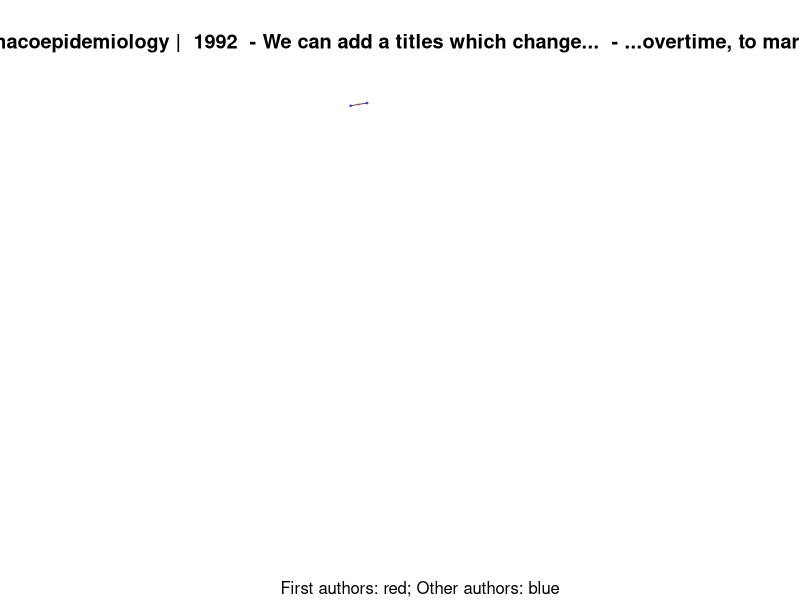
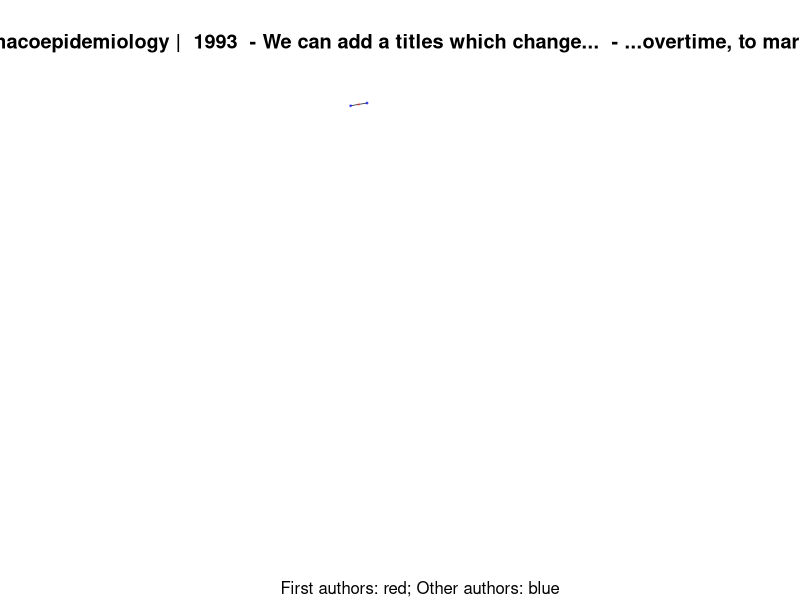
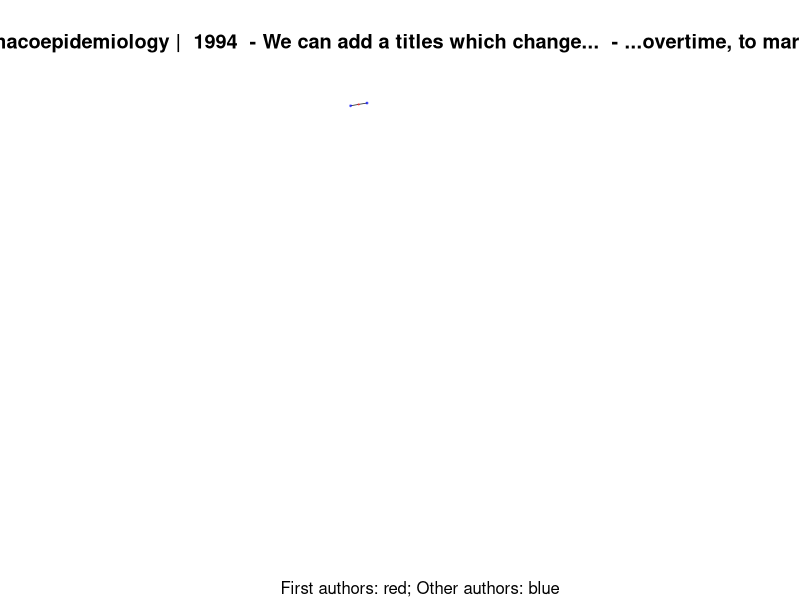
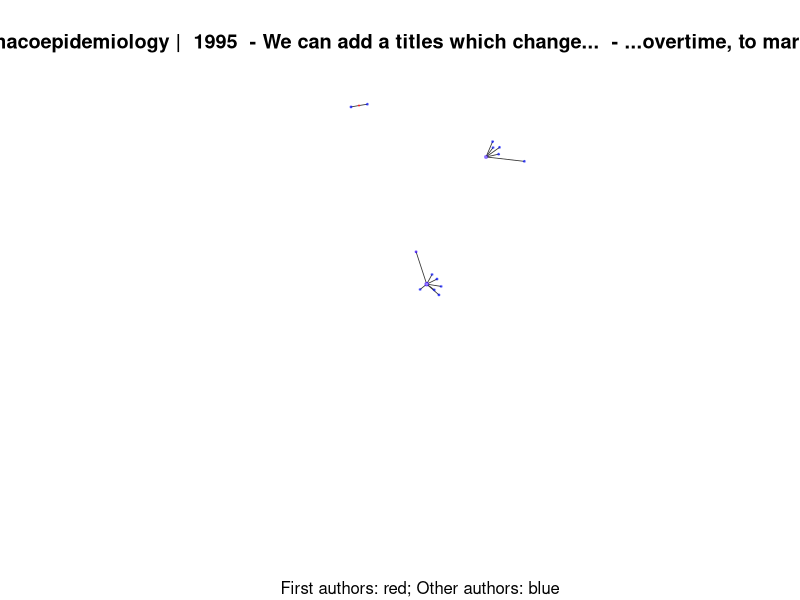
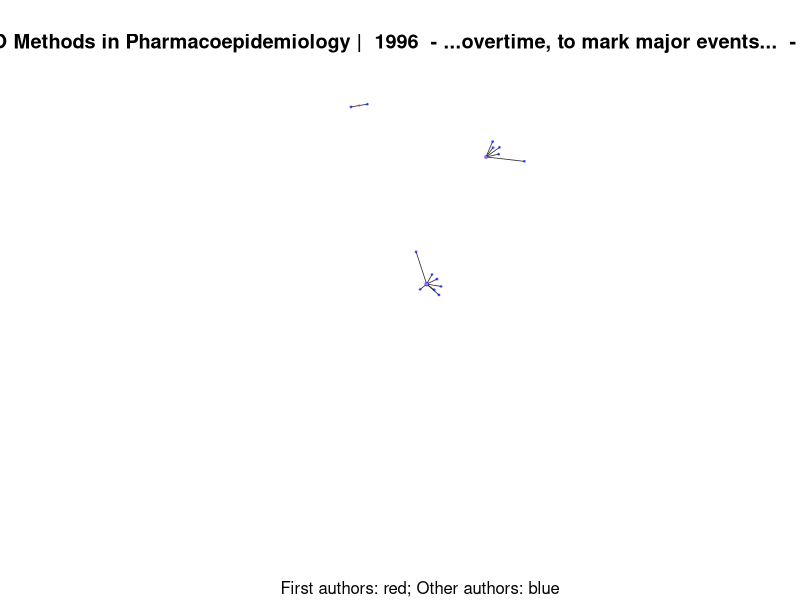
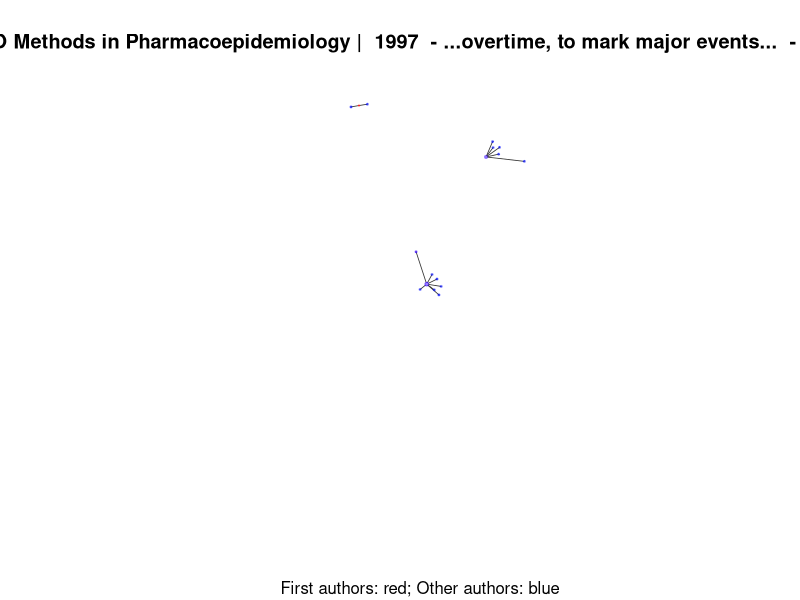
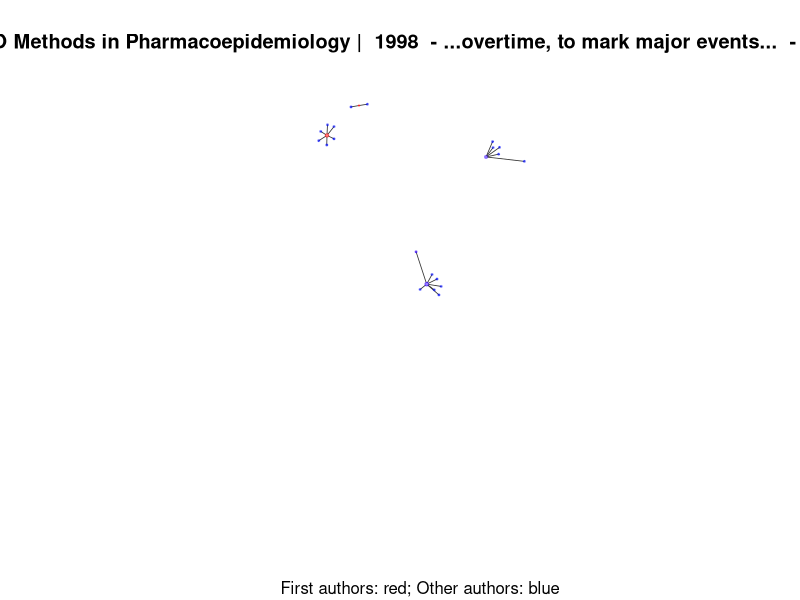
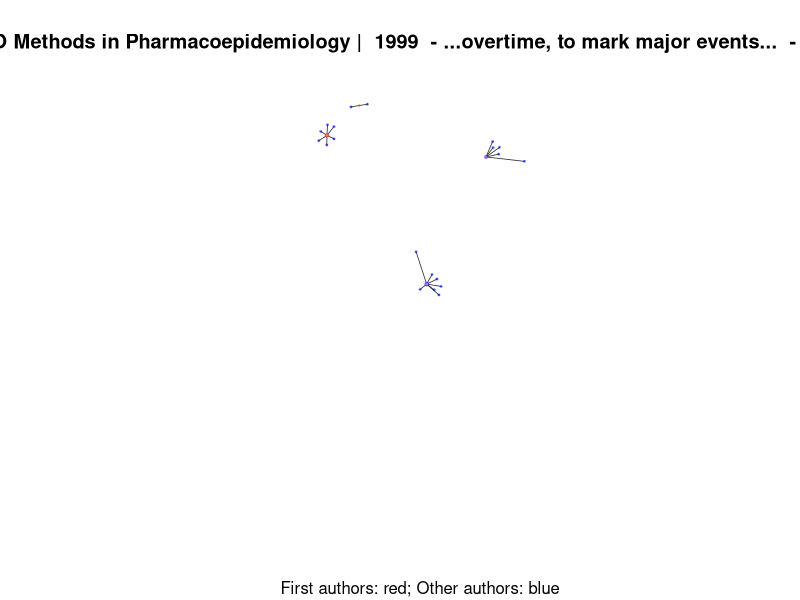

These figures' R source, in order:
# Generating network in igraph

######################################### SET-UP ##################################################################

library(sqldf)
library(igraph)
library(reshape2)
library(plyr)

######################################### melt_cast.R #############################################################

# Reads csv as data frame. Contains publications with authors, year, and method
RawPubs <- read.csv("AllPubRaw.csv", header=T, sep=",")

# Edgelist from first author to other authors with year and method data
# See 'eGO//melt_cast.R' for more documentation, or read up on the melt() function.
PubMeltRaw <- melt(RawPubs, id.vars = c("Author1", "Year", "Method"))

# Many papers do not have 36 authors. Remove rows with no author data
# Fill blank spaces with NA, then use na.omit
PubMeltRaw[PubMeltRaw == ""] <- NA
PubMelt <- na.omit(PubMeltRaw)

######################################### concatenate.R ###########################################################

# Divide data into two tables: first authors (a1) and 'other' authors (aO)----------------------------------------

nodes_a1_raw <- sqldf("SELECT Author1 AS author, 'a1' AS type, Method AS method, Year AS year FROM PubMelt")
nodes_aO_raw <- sqldf("SELECT value AS author, 'aO' AS type, Method AS method, Year AS year FROM PubMelt")

# Authors who published in both methods are now either CCO,SSCO or SSCO,CCO
nodes_a1_cm <- sqldf("SELECT author, type, GROUP_CONCAT(DISTINCT method) AS method, year AS Year
                     FROM nodes_a1_raw
                     GROUP BY author")

nodes_aO_cm <- sqldf("SELECT author, type, GROUP_CONCAT(DISTINCT method) AS method, year AS Year
                     FROM nodes_aO_raw
                     GROUP BY author")

# Create nodes list
nodesall <- sqldf("SELECT author, type, method, year FROM nodes_a1_cm 
                  UNION SELECT author, type, method, year FROM nodes_aO_cm")

# concatenate authors who've published as both a1 & aO 
nodes <- sqldf("SELECT author, GROUP_CONCAT(type,'') AS type, method, min(year) AS year
                FROM nodesall
               GROUP BY author")

# Remove nodes beyond their initial entry (ie. first publication)
nodes <- sqldf("SELECT author, type, method, min(year) AS year FROM nodes GROUP BY author")


# In the final table of nodes, all authors are listed with the year of their first publication in
# the field, along with method(s) and type(s) of author position


######################################## Name_to_ID.R #########################################################

# Replace old data frame with new data frame that adds a column of numbered IDs
nodes <- data.frame(i = 1:length(nodes$author), author = nodes$author, 
                    type = nodes$type, method = nodes$method, year = nodes$year)

# Reseparate nodes (with numbered ID data) into two dataframes for a1 IDs and aO IDs
a1_id <- subset(nodes, type != 'aO', select = c(i, author, type, year))
aO_id <- subset(nodes, type != 'a1', select = c(i, author, type, year))

# Rename columns (this will come in handy when we join the tables)
a1_id <- rename(a1_id, c("i"="a1_id"))
aO_id <- rename(aO_id, c("i"="aO_id"))

# Let's join the tables!
edges <- sqldf("SELECT PubMelt.Author1, a1_id.a1_id, PubMelt.value, PubMelt.year  
                 FROM PubMelt INNER JOIN a1_id
                 ON PubMelt.Author1 = a1_id.author")

edges <- sqldf("SELECT edges.Author1, edges.a1_id, edges.value, edges.year, aO_id.aO_id  
                 FROM edges INNER JOIN aO_id
                 ON edges.value = aO_id.author")

# final edges dataframe with only IDs and year
edges <- data.frame(a1 = edges$a1_id, aO = edges$aO_id, year = edges$Year)

# add edges ID to table
edges$id <- 1:length(edges$a1)

############################################ NEW SCRIPT ##############################################################

# generate an igraph object, using our edge list and vertice data
g <- graph.data.frame(edges, directed = T, vertices = nodes)

# Apply the Fruchterman-Reingold layout
layout_g <- layout.fruchterman.reingold(g)

######################################################################################################################
#                                   START RUNNING FUNCTION FROM HERE TO SAVE TIME                                    #
######################################################################################################################

create_graph_png <- function(max_date,i) {
  
  # Structure of function: subgraph.edges(graph, eids, delete.vertices = TRUE)
  # Translation: make a subgraph of 'g'. Edgelist to use is entries in 'edges' which happened
  # before the input date. (<= less than/equal to; which() returns T/F based on a logical condition)
  # A subgraph gives part of a graph, but will only contain the specified vertices & edges.
  
  # 'i' in the subscript? doesn't feel right but ok, will keep it for now.
  gx <- subgraph.edges(g,edges[which(edges$year <= max_date), 'id'], 
                       delete.vertices=F)

  # Specify both the vertex fill and vertex frame colour. "Black" is a preset colour in igraph
  # V(gx) selects all nodes in the subgraph
  # lol why is this even necessary (this is taken from the carpool code)
  V(gx)$color <- "black"
  V(gx)$frame.color <- "black"
  
  # HSV is one of the ways to specify colour in programming. Often used for ease of controlling colour intensity
  # Alpha value denotes transparency (This is consistent across many programming contexts)
  # designates all a1 colours
  col_a1 <- hsv(0,1,1,alpha=.5)
  
  # Select entries in 'nodes' which returns TRUE if their type is a1
  # i.e. select 1st authors, and set their fill/frame colours to the colour defined in above col_a1
  V(gx)[which(nodes$type == "a1")]$color <- col_a1
  V(gx)[which(nodes$type == "a1")]$frame.color <- col_a1

  # specifies size
  V(gx)[which(nodes$type == "a1")]$size <- 1
 
  # Repeat for aO
  col_aO <- hsv(0.66,1,1,alpha=.5)
  V(gx)[which(nodes$type == "aO")]$color <- col_aO
  V(gx)[which(nodes$type == "aO")]$frame.color <- col_aO
  V(gx)[which(nodes$type == "aO")]$size <- 1

  # Repeat for those published as both author positions. | means OR
  col_hybrid <- hsv(.7,1,1,alpha=.5)
  V(gx)[which(nodes$type == "a1aO" | nodes$type == "aOa1")]$color <- col_hybrid
  V(gx)[which(nodes$type == "a1aO" | nodes$type == "aOa1")]$frame.color <- col_hybrid
  V(gx)[which(nodes$type == "a1aO" | nodes$type == "aOa1")]$size <- 1
  
  # new nodes emphasized by bright color and a changing size
  newones <- hsv(.36,1,1,alpha=.5)
  
  # if node is 3 years or less, colour glows green.
  # logic statement: year of network (max_date) - year of the node is less/equal to 3 
  #V(gx)[which((max_date - nodes$year) <= 3)]$color <- newones
  #V(gx)[which((max_date - nodes$year) <= 3)]$frame.color <- newones
  
  # Similar logic. Make size 2.5 when node appears, after a while make it a bit smaller
  V(gx)[which( ((max_date - nodes$year)>3) & ((max_date - nodes$year)<=5) )]$size <- 1.6
  V(gx)[which((max_date - nodes$year) <= 3)]$size <- 2.5
  
  # [BUG BUG BUG BUG] get's rid of the not yet to be displayed nodes
  # [AL] this line is a little odd. technically, these nodes shouldn't have been drawn in anyway
  # alpha = 0 means completely transparent
  notyet <- hsv(1,1,1,alpha=0)
  
  # [BUG BUG BUG BUG] get's rid of the not yet to be displayed nodes
  # ok but technically NOTHING should have a degree less than 1...if it does, clearly gx wasnt
  # drawn correctly???? wtf
  # but if these lines are commented out, everything works fine. w t f
  V(gx)[which(degree(gx) < 1)]$frame.color=notyet 
  V(gx)[which(degree(gx) < 1)]$color=notyet 
  V(gx)[which(degree(gx) < 1)]$size=0
  
  bgcolor <- hsv(0.66,0.05,1)
  
  # the textual annotations
  plot_title <- paste("Co-authorship Network of CCO and SSCO Methods in Pharmacoepidemiology | ",max_date)
  if(max_date <= 1995) {
    plot_title <- paste(plot_title," - We can add a titles which change...")
  }
  
  if(max_date <= 2000) {
    plot_title <- paste(plot_title," - ...overtime, to mark major events...")
  }
  
  if(max_date <= 2005) {
    plot_title <- paste(plot_title," - ...or characterize certain time periods.")
  }
  
  if(max_date <= 2010) {
    plot_title <- paste(plot_title," - cats")
  }
  
    # advertisement
  sub_title <- "First authors: red; Other authors: blue"
  
  par(bg=bgcolor)
  # let's create a PNG and plot the graph onto it
  # 'sprintf()' runs the commands inside of it, but returns it in a string format
  # (%03d, i): if i=1, you will see 001. if i=2, you will see 002. etc.
  
  # the size of a node grows with the number of attached edges
  V(gx)$size <- log(degree(gx))
  
  ############### NTS: REMEMBER TO CHANGE THIS LOCATION EACH TIME U PRINT ##################
  png(sprintf("C:\\Users\\Amy\\Documents\\R_Git\\R_outputs\\testG\\testG%03d.png", i),
  width=5000, height=5000, bg=bgcolor, res=372)
  ###########################################################################################
  
    plot(gx, margin=0, frame=F, main=plot_title, sub=sub_title, 
       vertex.label=NA, edge.color=rgb(.2,.2,.2), edge.arrow.mode=0, 
       layout=layout_g, edge.width=.8)
  text(10,10, label=max_date)
  dev.off() # shuts off current graphic printing device
}


# Let's print! Could take a while... =============================================================================

# let's get it started!
# First pub was in 1992, therefore start_date is 1991 because of the start_date+i argument
# 2013 - 1991 = 22
# Translation: loop the function we just wrote 22 times (start a 1995), to generate a new subgraph each year 
one_year_prev <- 1991
for (i in c(1:22)) {
  message(sprintf("printing year %d", one_year_prev + i))
  create_graph_png(one_year_prev + i, i)
}

######################## DEBUGGING TRIAL SCRAP #############################

# test colours here:
# plot(x=1:10, y=rep(5,10), pch=19, cex=3, col=hsv(.7,1,1,alpha=.5))

# notyet bug
# V(g)[which(degree(g) > 10)] # degrees work fine
# V(g)[which(degree(g) < 1)] # none


# gx <- subgraph.edges(g, edges[which(edges$year <= 2000)], delete.vertices=F)
